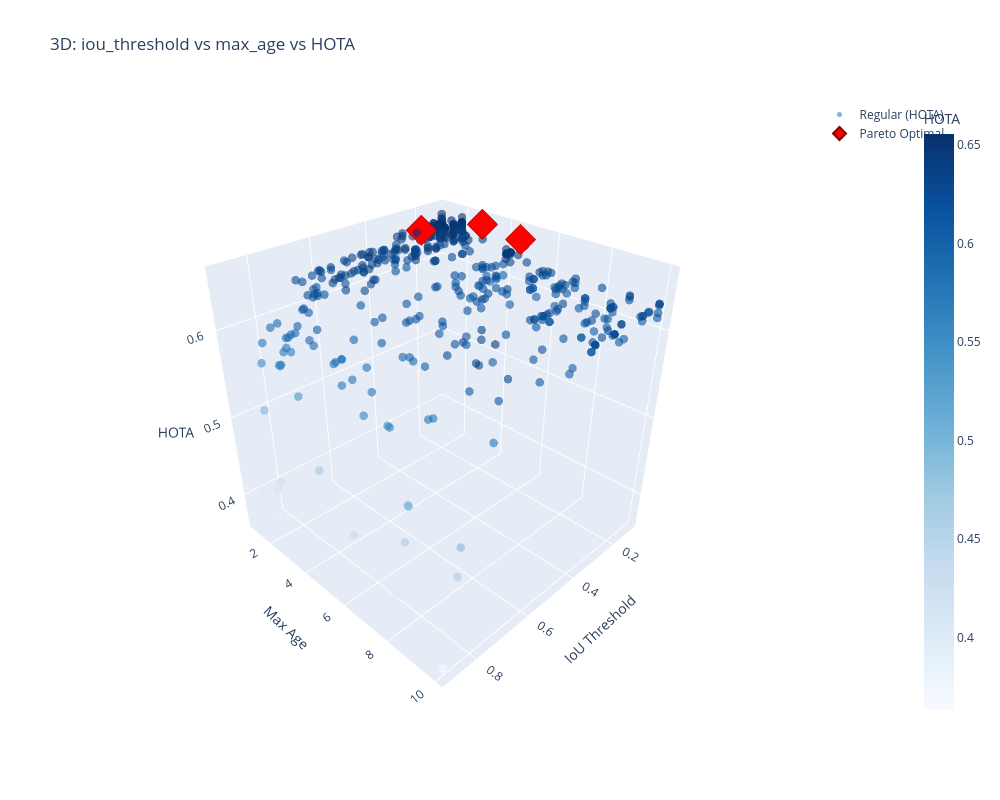

Source (notebook cell):
### Markdown cell above
## 6. Interactive 3D Scatter Plots

### Code cell
# 3D plot: iou_threshold vs max_age vs HOTA
df_results['Pareto'] = df_results['is_pareto'].map({True: 'Pareto Optimal', False: 'Regular'})

fig = go.Figure()

regular = df_results[~df_results['is_pareto']]
fig.add_trace(go.Scatter3d(
    x=regular['iou_threshold'],
    y=regular['max_age'],
    z=regular['HOTA'],
    mode='markers',
    name='Regular (HOTA)',
    marker=dict(size=5, color=regular['HOTA'], colorscale='Blues', opacity=0.6, 
                showscale=True, colorbar=dict(x=1.15, title="HOTA")),
    text=[f"IoU: {row['iou_threshold']:.2f}<br>Age: {row['max_age']}<br>Hits: {row['min_hits']}<br>HOTA: {row['HOTA']:.4f}<br>IDF1: {row['IDF1']:.4f}" 
          for _, row in regular.iterrows()],
    hoverinfo='text'
))

fig.add_trace(go.Scatter3d(
    x=pareto_trials['iou_threshold'],
    y=pareto_trials['max_age'],
    z=pareto_trials['HOTA'],
    mode='markers',
    name='Pareto Optimal',
    marker=dict(size=10, color='red', symbol='diamond', line=dict(color='darkred', width=2)),
    text=[f"IoU: {row['iou_threshold']:.2f}<br>Age: {row['max_age']}<br>Hits: {row['min_hits']}<br>HOTA: {row['HOTA']:.4f}<br>IDF1: {row['IDF1']:.4f}" 
          for _, row in pareto_trials.iterrows()],
    hoverinfo='text'
))

fig.update_layout(
    title='3D: iou_threshold vs max_age vs HOTA',
    scene=dict(xaxis_title='IoU Threshold', yaxis_title='Max Age', zaxis_title='HOTA',
               camera=dict(eye=dict(x=1.5, y=1.5, z=1.3))),
    width=1000, height=800
)
fig.show()

### Figure 1 — Plotly figure (JSON) as saved in the notebook; plotly's stock layout.template omitted (floating-point values rounded to 4 significant figures; data arrays with more than 128 entries replaced by an {"elided": "..."} marker saying what was removed)
{"data": [{"hoverinfo": "text", "marker": {"color": {"elided": "541 float values"}, "colorbar": {"title": {"text": "HOTA"}, "x": 1.15}, "colorscale": [[0, "rgb(247,251,255)"], [0.125, "rgb(222,235,247)"], [0.25, "rgb(198,219,239)"], [0.375, "rgb(158,202,225)"], [0.5, "rgb(107,174,214)"], [0.625, "rgb(66,146,198)"], [0.75, "rgb(33,113,181)"], [0.875, "rgb(8,81,156)"], [1, "rgb(8,48,107)"]], "opacity": 0.6, "showscale": true, "size": 5}, "mode": "markers", "name": "Regular (HOTA)", "text": {"elided": "541 str values"}, "type": "scatter3d", "x": {"elided": "541 float values"}, "y": {"elided": "541 float values"}, "z": {"elided": "541 float values"}}, {"hoverinfo": "text", "marker": {"color": "red", "line": {"color": "darkred", "width": 2}, "size": 10, "symbol": "diamond"}, "mode": "markers", "name": "Pareto Optimal", "text": ["IoU: 0.11<br>Age: 3.0<br>Hits: 15.0<br>HOTA: 0.6549<br>IDF1: 0.6697", "IoU: 0.28<br>Age: 2.0<br>Hits: 15.0<br>HOTA: 0.6551<br>IDF1: 0.6691", "IoU: 0.15<br>Age: 5.0<br>Hits: 12.0<br>HOTA: 0.6559<br>IDF1: 0.6688"], "type": "scatter3d", "x": [0.1135, 0.2837, 0.1458], "y": [3.0, 2.0, 5.0], "z": [0.6549, 0.6551, 0.6559]}], "layout": {"height": 800, "scene": {"camera": {"eye": {"x": 1.5, "y": 1.5, "z": 1.3}}, "xaxis": {"title": {"text": "IoU Threshold"}}, "yaxis": {"title": {"text": "Max Age"}}, "zaxis": {"title": {"text": "HOTA"}}}, "title": {"text": "3D: iou_threshold vs max_age vs HOTA"}, "width": 1000}}
